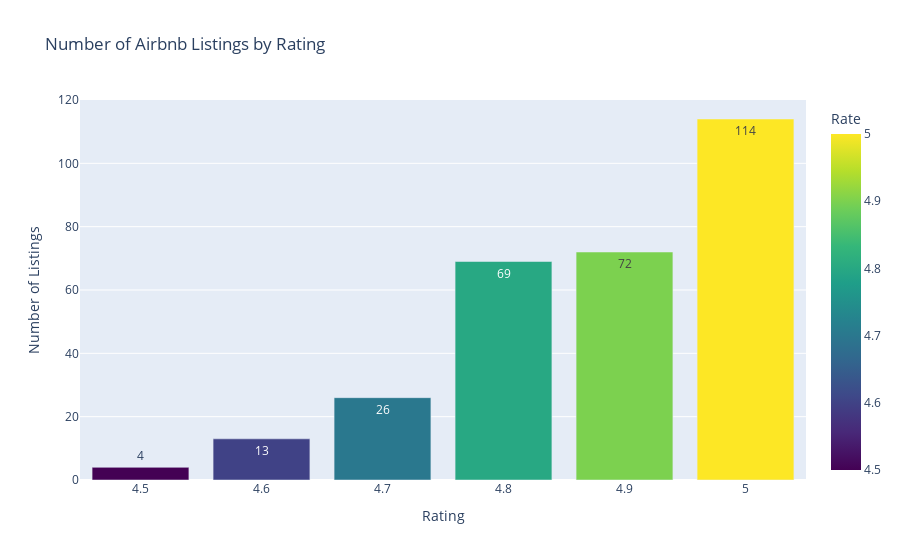

Source (notebook cell):
### Code cell
df['Rounded_Rate'] = df['Rates'].round(1)


rate_counts = df['Rounded_Rate'].value_counts().reset_index()
rate_counts.columns = ['Rate', 'Count']
rate_counts = rate_counts.sort_values(by='Rate')


fig = px.bar(
    rate_counts,
    x='Rate',
    y='Count',
    title='Number of Airbnb Listings by Rating',
    text='Count',
    color='Rate',
    color_continuous_scale='Viridis'
)

fig.update_layout(
    xaxis_title='Rating',
    yaxis_title='Number of Listings',
    showlegend=False
)

fig.show()

### Figure 1 — Plotly figure (JSON) as saved in the notebook; plotly's stock layout.template omitted (floating-point values rounded to 4 significant figures)
{"data": [{"hovertemplate": "Rate=%{marker.color}<br>Count=%{text}<extra></extra>", "legendgroup": "", "marker": {"color": [4.5, 4.6, 4.7, 4.8, 4.9, 5.0], "coloraxis": "coloraxis", "pattern": {"shape": ""}}, "name": "", "orientation": "v", "showlegend": false, "text": [4.0, 13.0, 26.0, 69.0, 72.0, 114.0], "textposition": "auto", "type": "bar", "x": [4.5, 4.6, 4.7, 4.8, 4.9, 5.0], "xaxis": "x", "y": [4, 13, 26, 69, 72, 114], "yaxis": "y"}], "layout": {"barmode": "relative", "coloraxis": {"colorbar": {"title": {"text": "Rate"}}, "colorscale": [[0, "#440154"], [0.1111, "#482878"], [0.2222, "#3e4989"], [0.3333, "#31688e"], [0.4444, "#26828e"], [0.5556, "#1f9e89"], [0.6667, "#35b779"], [0.7778, "#6ece58"], [0.8889, "#b5de2b"], [1, "#fde725"]]}, "legend": {"tracegroupgap": 0}, "showlegend": false, "title": {"text": "Number of Airbnb Listings by Rating"}, "xaxis": {"anchor": "y", "domain": [0, 1], "title": {"text": "Rating"}}, "yaxis": {"anchor": "x", "domain": [0, 1], "title": {"text": "Number of Listings"}}}}
